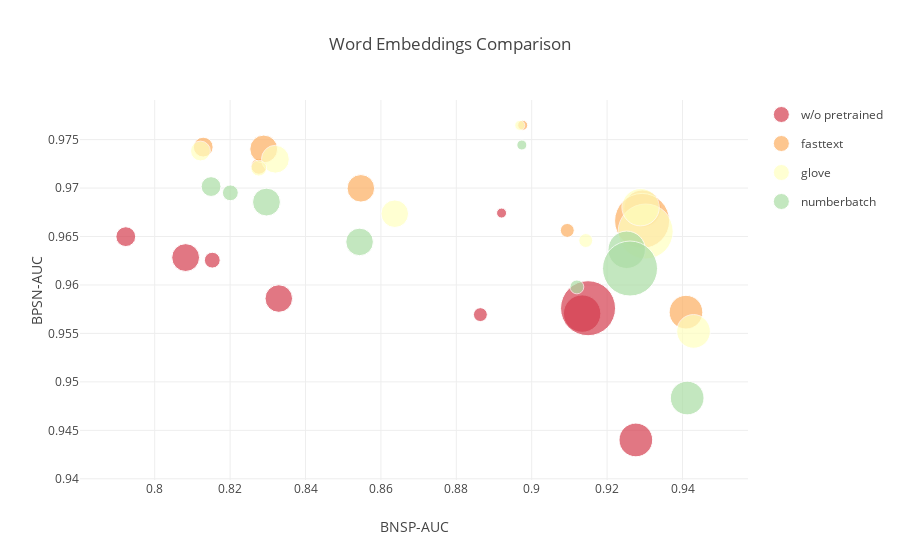

Notebook code cell kept with this figure:
### Code cell
def scale(x):
    mini = 272
    maxi = 6047
    scale_rng = [10, 55]
    return (scale_rng[1] - scale_rng[0])*((x-mini)/(maxi-mini))+scale_rng[0]
    
trace0 = go.Scatter(
{
        'x': ctrl_bias_metrics['bnsp_auc'], 
        'y': ctrl_bias_metrics['bpsn_auc'],
        'legendgroup': 'w/o pretrained',
        'name': 'w/o pretrained', 
        'mode': 'markers', 
        'marker': {
            'color': cl.scales['9']['div']['Spectral'][0],
            'size': [scale(x) for x in ctrl_bias_metrics['subgroup_size']]
        },
        'text': ctrl_bias_metrics['subgroup']
    })

trace1 = go.Scatter(
{
        'x': ft_bias_metrics['bnsp_auc'], 
        'y': ft_bias_metrics['bpsn_auc'],
        'legendgroup': 'fasttext',
        'name': 'fasttext', 
        'mode': 'markers', 
        'marker': {
            'color': cl.scales['9']['div']['Spectral'][2],
            'size': [scale(x) for x in ft_bias_metrics['subgroup_size']]
        },
        'text': ft_bias_metrics['subgroup']
    })

trace2 = go.Scatter(
{
        'x': gl_bias_metrics['bnsp_auc'], 
        'y': gl_bias_metrics['bpsn_auc'],
        'legendgroup': 'glove',
        'name': 'glove', 
        'mode': 'markers', 
        'marker': {
            'color': cl.scales['9']['div']['Spectral'][4],
            'size': [scale(x) for x in gl_bias_metrics['subgroup_size']]
        },
        'text': gl_bias_metrics['subgroup']
    })

trace3 = go.Scatter(
{
        'x': nb_bias_metrics['bnsp_auc'], 
        'y': nb_bias_metrics['bpsn_auc'],
        'legendgroup': 'numberbatch',
        'name': 'numberbatch', 
        'mode': 'markers', 
        'marker': {
            'color': cl.scales['9']['div']['Spectral'][6],
            'size': [scale(x) for x in nb_bias_metrics['subgroup_size']]
        },
        'text': nb_bias_metrics['subgroup']
    })


layout = go.Layout(
    title= 'Word Embeddings Comparison',
    hovermode = 'closest',
    xaxis = dict(
        title='BNSP-AUC'
    ),
    yaxis = dict(
        title='BPSN-AUC'
    ),
    showlegend = True
)

fig = go.Figure(data=[trace0, trace1, trace2, trace3], layout=layout)
py.iplot(fig)

### Figure 1 — Plotly figure (JSON) as saved in the notebook; plotly's stock layout.template omitted (floating-point values rounded to 4 significant figures)
{"data": [{"legendgroup": "w/o pretrained", "marker": {"color": "rgb(213,62,79)", "size": [19.8, 27.84, 15.84, 27.54, 13.9, 37.43, 33.67, 10.0, 55.0]}, "mode": "markers", "name": "w/o pretrained", "text": ["black", "white", "homosexual_gay_or_lesbian", "muslim", "jewish", "male", "christian", "psychiatric_or_mental_illness", "female"], "type": "scatter", "uid": "bcfa3149-cac5-4753-8e7c-f3861299b920", "x": [0.7923, 0.8082, 0.8153, 0.8329, 0.8864, 0.9134, 0.9276, 0.892, 0.9149], "y": [0.965, 0.9628, 0.9626, 0.9586, 0.9569, 0.957, 0.944, 0.9674, 0.9576]}, {"legendgroup": "fasttext", "marker": {"color": "rgb(253,174,97)", "size": [19.8, 15.84, 27.84, 27.54, 13.9, 10.0, 37.43, 55.0, 33.67]}, "mode": "markers", "name": "fasttext", "text": ["black", "homosexual_gay_or_lesbian", "white", "muslim", "jewish", "psychiatric_or_mental_illness", "male", "female", "christian"], "type": "scatter", "uid": "869946d6-517d-45e1-ad76-969f70af1afa", "x": [0.8129, 0.8276, 0.8289, 0.8547, 0.9094, 0.8976, 0.9294, 0.9293, 0.9409], "y": [0.9742, 0.9722, 0.974, 0.97, 0.9656, 0.9765, 0.9679, 0.9666, 0.9572]}, {"legendgroup": "glove", "marker": {"color": "rgb(255,255,191)", "size": [19.8, 27.84, 15.84, 27.54, 13.9, 10.0, 55.0, 37.43, 33.67]}, "mode": "markers", "name": "glove", "text": ["black", "white", "homosexual_gay_or_lesbian", "muslim", "jewish", "psychiatric_or_mental_illness", "female", "male", "christian"], "type": "scatter", "uid": "de6fce2c-a6f9-4fa4-87b1-74bfe4d64235", "x": [0.8121, 0.832, 0.8276, 0.8637, 0.9143, 0.8968, 0.9302, 0.9289, 0.9429], "y": [0.9738, 0.973, 0.9721, 0.9674, 0.9646, 0.9765, 0.9655, 0.968, 0.9552]}, {"legendgroup": "numberbatch", "marker": {"color": "rgb(171,221,164)", "size": [19.8, 27.84, 15.84, 27.54, 13.9, 33.67, 10.0, 37.43, 55.0]}, "mode": "markers", "name": "numberbatch", "text": ["black", "white", "homosexual_gay_or_lesbian", "muslim", "jewish", "christian", "psychiatric_or_mental_illness", "male", "female"], "type": "scatter", "uid": "4d42d1de-e0ee-4946-82ad-72bab0e768cd", "x": [0.8149, 0.8296, 0.8201, 0.8543, 0.912, 0.9412, 0.8974, 0.9252, 0.9261], "y": [0.9702, 0.9686, 0.9695, 0.9644, 0.9598, 0.9483, 0.9744, 0.9636, 0.9617]}], "layout": {"hovermode": "closest", "showlegend": true, "title": {"text": "Word Embeddings Comparison"}, "xaxis": {"title": {"text": "BNSP-AUC"}}, "yaxis": {"title": {"text": "BPSN-AUC"}}}}
